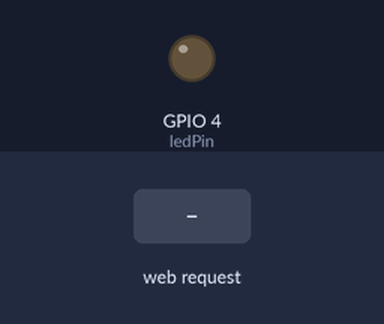
The sketch below on a simulated ESP32. Parts: output pins drawn as LEDs (lit = HIGH). The test bench sets the inputs (shaded band). WiFi joins after 1.5 s; servers stay silent unless stated; the camera gives no picture; what the sketch prints to the serial monitor is not drawn.

Above: at 3.5 s.
3.6 s: HTTP request GET /led?state=on received
At 3.9 s:
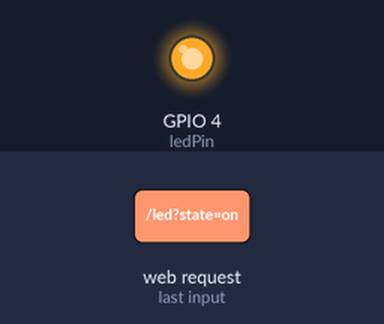
5.1 s: HTTP request GET /led?state=off received
At 6.2 s:
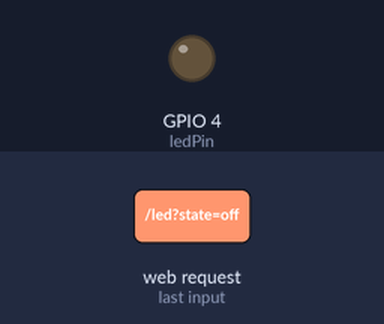
Timing chart, 0 to 8.1 s (numbered marks = the images above; inputs shaded):
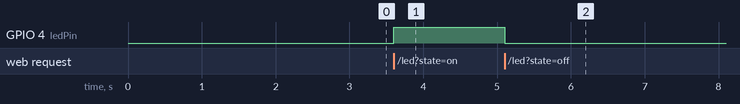

Measured:
- after the input at 3.6 s, GPIO 4 (ledPin): LOW → HIGH at once
- after the input at 5.1 s, GPIO 4 (ledPin): HIGH → LOW at once

The sketch:

esp32_cam_OV2640.ino
```cpp
#include <WiFi.h>
#include <WebServer.h>
#include "esp_camera.h"
#include <freertos/FreeRTOS.h>
#include <freertos/semphr.h>

// Replace with your network credentials
const char* ssid = "YOUR_SSID";
const char* password = "YOUR_PASSWORD";

// Set the static IP address
IPAddress staticIP(192, 168, 2, 23);
IPAddress gateway(192, 168, 2, 1);
IPAddress subnet(255, 255, 255, 0);

WebServer server(80);

SemaphoreHandle_t frameSemaphore;

// ESP32-CAM pin configuration for OV2640 camera
#define PWDN_GPIO_NUM     32
#define RESET_GPIO_NUM    -1
#define XCLK_GPIO_NUM      0
#define SIOD_GPIO_NUM     26
#define SIOC_GPIO_NUM     27
#define Y9_GPIO_NUM       35
#define Y8_GPIO_NUM       34
#define Y7_GPIO_NUM       39
#define Y6_GPIO_NUM       36
#define Y5_GPIO_NUM       21
#define Y4_GPIO_NUM       19
#define Y3_GPIO_NUM       18
#define Y2_GPIO_NUM        5
#define VSYNC_GPIO_NUM    25
#define HREF_GPIO_NUM     23
#define PCLK_GPIO_NUM     22

// LED pin
const int ledPin = 4;

void setupCamera() {
  camera_config_t config;
  config.ledc_channel = LEDC_CHANNEL_0;
  config.ledc_timer = LEDC_TIMER_0;
  config.pin_d0 = Y2_GPIO_NUM;
  config.pin_d1 = Y3_GPIO_NUM;
  config.pin_d2 = Y4_GPIO_NUM;
  config.pin_d3 = Y5_GPIO_NUM;
  config.pin_d4 = Y6_GPIO_NUM;
  config.pin_d5 = Y7_GPIO_NUM;
  config.pin_d6 = Y8_GPIO_NUM;
  config.pin_d7 = Y9_GPIO_NUM;
  config.pin_xclk = XCLK_GPIO_NUM;
  config.pin_pclk = PCLK_GPIO_NUM;
  config.pin_vsync = VSYNC_GPIO_NUM;
  config.pin_href = HREF_GPIO_NUM;
  config.pin_sscb_sda = SIOD_GPIO_NUM;
  config.pin_sscb_scl = SIOC_GPIO_NUM;
  config.pin_pwdn = PWDN_GPIO_NUM;
  config.pin_reset = RESET_GPIO_NUM;
  config.xclk_freq_hz = 20000000;
  config.pixel_format = PIXFORMAT_JPEG;
  config.frame_size = FRAMESIZE_VGA;
  config.jpeg_quality = 10;
  config.fb_count = 1;

  esp_err_t err = esp_camera_init(&config);
  if (err != ESP_OK) {
    Serial.printf("Camera init failed with error 0x%x", err);
    return;
  }
}

void handleMjpeg() {
  WiFiClient client = server.client();

  if (xSemaphoreTake(frameSemaphore, portMAX_DELAY) == pdTRUE) {
    // Discard any existing frame in the buffer
    esp_camera_fb_return(esp_camera_fb_get());

    // Capture a new frame
    camera_fb_t* fb = esp_camera_fb_get();
    if (!fb) {
      Serial.println("Camera capture failed");
      server.send(500, "text/plain", "Camera capture failed");
      xSemaphoreGive(frameSemaphore);
      return;
    }

    String response = "HTTP/1.1 200 OK\r\n";
    response += "Content-Type: image/jpeg\r\n";
    response += "Content-Length: " + String(fb->len) + "\r\n\r\n";
    server.sendContent(response);
    server.sendContent((char*)fb->buf, fb->len);

    esp_camera_fb_return(fb);
    xSemaphoreGive(frameSemaphore);
  }
}

void handleLed() {
  String state = server.arg("state");

  if (xSemaphoreTake(frameSemaphore, portMAX_DELAY) == pdTRUE) {
    if (state == "on") {
      digitalWrite(ledPin, HIGH);
    } else if (state == "off") {
      digitalWrite(ledPin, LOW);
    }
    server.send(200, "text/plain", "OK");
    xSemaphoreGive(frameSemaphore);
  }
}

void setup() {
  Serial.begin(115200);
  pinMode(ledPin, OUTPUT);

  frameSemaphore = xSemaphoreCreateMutex();

  // Configure the static IP address
  if (!WiFi.config(staticIP, gateway, subnet)) {
    Serial.println("Failed to configure static IP");
  }

  WiFi.begin(ssid, password);
  while (WiFi.status() != WL_CONNECTED) {
    delay(1000);
    Serial.println("Connecting to WiFi...");
  }

  Serial.println("WiFi connected");
  Serial.print("IP address: ");
  Serial.println(WiFi.localIP());

  setupCamera();

  server.on("/mjpeg", handleMjpeg);
  server.on("/led", handleLed);
  server.begin();

  Serial.println("Webserver started");
}

void loop() {
  server.handleClient();
}
```
